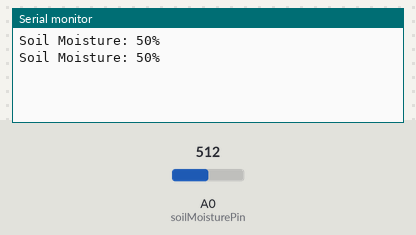
Bench run of a sketch on a simulated Arduino Uno, built with avr-gcc and run on an emulated ATmega328P. Shown: the last lines printed to the serial monitor. The test bench sets the inputs (shaded band); at power-on: A0 (soilMoisturePin) = 512.

Above: at 1.8 s.
1.9 s: A0 (soilMoisturePin) set to 716
At 2.8 s:
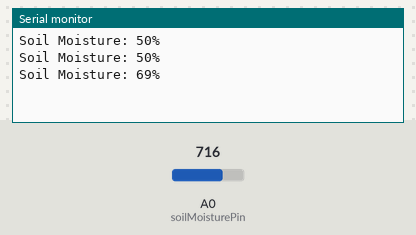
3.4 s: A0 (soilMoisturePin) set to 900
At 4.8 s:
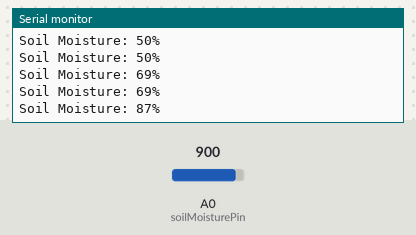
Timing chart, 0 to 6.4 s (numbered marks = the images above; inputs shaded):
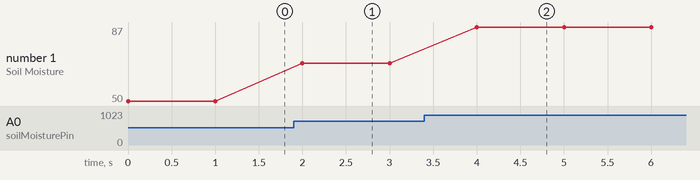

The sketch:

moisture.ino
```cpp
// Define the analog pin for the soil moisture sensor
const int soilMoisturePin = A0;

void setup() {
  Serial.begin(9600); // Initialize serial communication
}

void loop() {
  // Read the analog value from the soil moisture sensor
  int soilMoistureValue = analogRead(soilMoisturePin);

  // Map the analog value to a moisture percentage (adjust these values for your sensor)
  int moisturePercentage = map(soilMoistureValue, 0, 1023, 0, 100);

  // Print the moisture percentage to the serial monitor
  Serial.print("Soil Moisture: ");
  Serial.print(moisturePercentage);
  Serial.println("%");

  // Add a delay before taking the next reading
  delay(1000); // Adjust the delay as needed
}
```

Measured:
- after the input at 1.9 s, the serial monitor: prints a new line after 0.10 s (image 1)
- after the input at 3.4 s, the serial monitor: prints a new line after 0.60 s (image 2)
- plotted number 1: 50 → 69 after the input at 1.9 s, 69 → 87 after the input at 3.4 s
